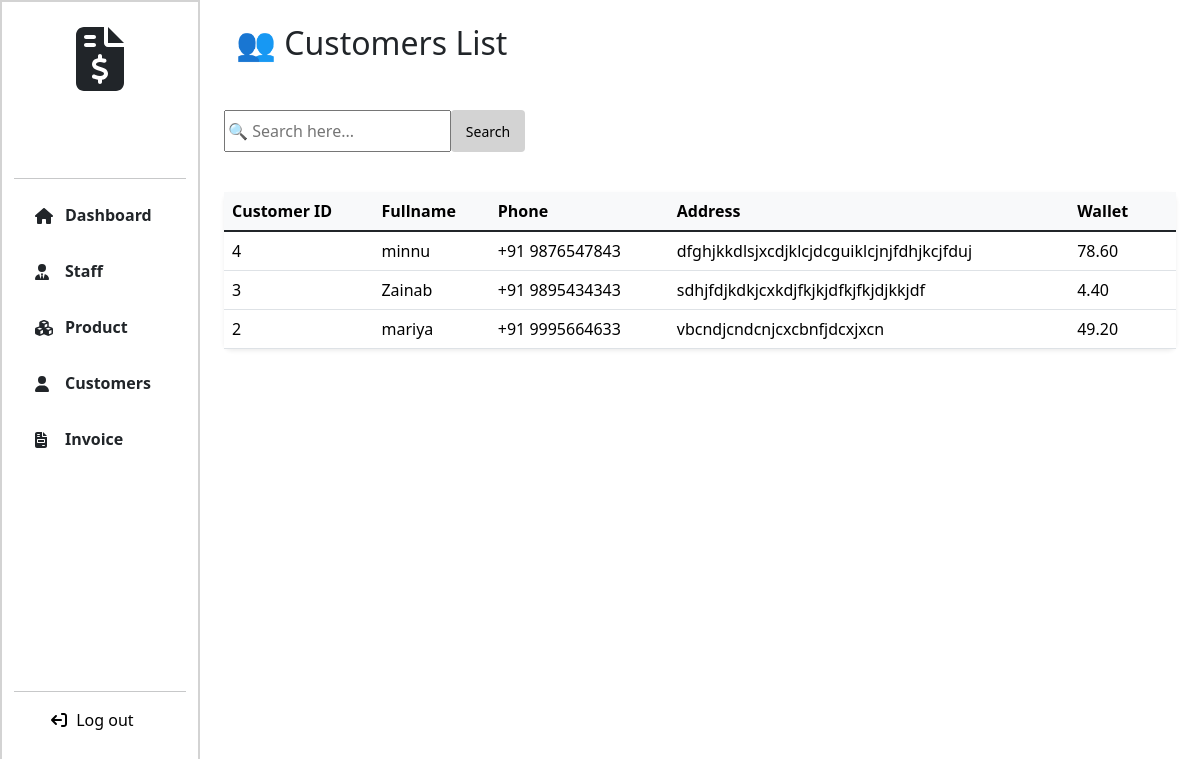
Page /customers (signed in) on the earlier database version.
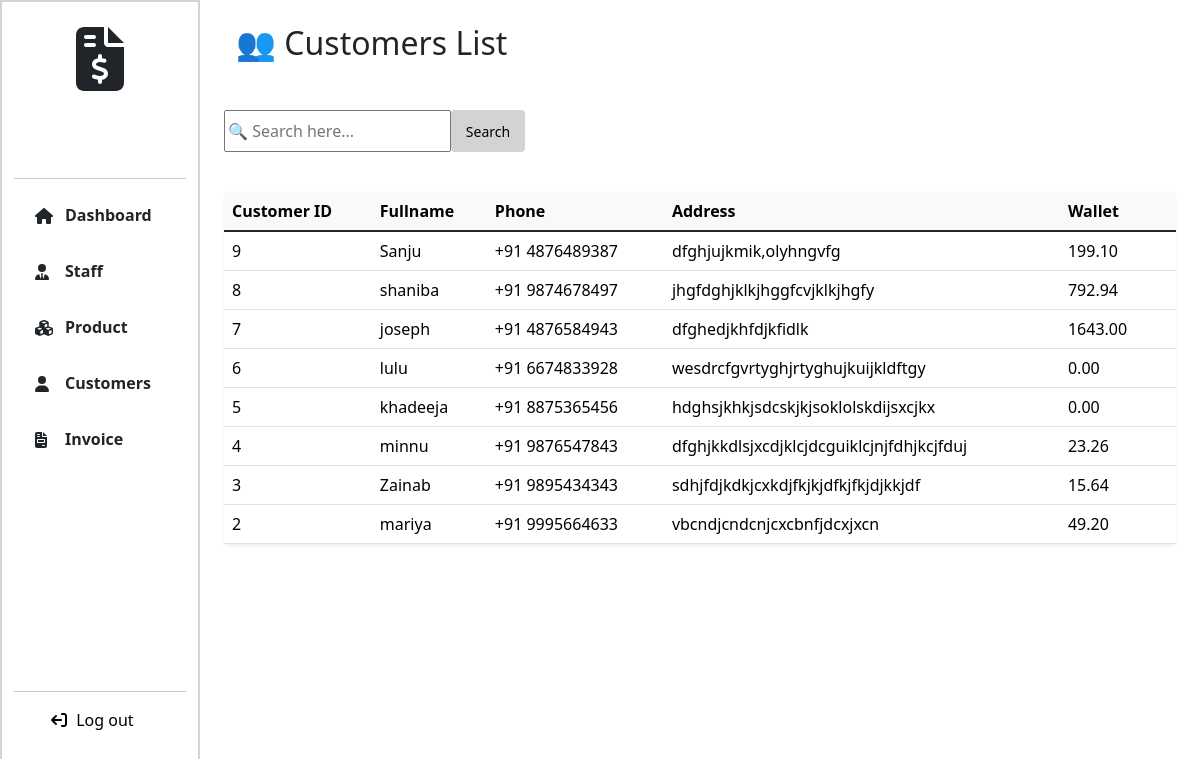
Same page on the later database version.
### Billing_App/models.py (models this page shows, shortened)
class Customer(models.Model):
    fullname = models.CharField(max_length=255)
    phone=models.IntegerField(unique=True)
    address = models.TextField()
    wallet = models.DecimalField(max_digits=10, decimal_places=2, default=Decimal('0.00'))
    credit_limit = models.DecimalField(max_digits=10, decimal_places=2, default=Decimal('1000.00'))

### Billing_App/views.py (the view)
# urls.py: path('customers', views.customers, name="customers"),
@login_required
def customers(request):
  customers = Customer.objects.all().order_by('-id')
  if request.method == "GET":
    search = request.GET.get("search")
    customer = Customer.objects.all().order_by('-id')
    if search:
      customers = Customer.objects.filter(
        Q(fullname__icontains=search) | Q(id__icontains=search) | Q(phone__icontains=search))
    else:
      customers = Customer.objects.all().order_by('-id')
  return render(request, "customers.html", locals())

### templates/customers.html (shortened to what this page needs)
{% extends 'navbar.html' %}
{% load static %}
{% block link %}
<link rel="stylesheet" href="{% static 'css/product.css' %}">
{% endblock %}
{% block content %}
<div class="col-lg-10 col-md-9 col-sm-9 page-col">
  <h2 class="p-4">👥 Customers List</h2>
   <div class="container mt-4">
      <div class="d-flex justify-content-between align-items-center mb-4">
        <form action="{% url 'customers' %}" method="get" class="d-flex">
          <input type="text" id="customer-search" class="search-input" name="search" style="width:80%; height: 42px;" placeholder="🔍 Search here..." autocomplete="off">
          <button type="submit" class="btn btn-product btn-sm" style="width: 26%; margin-top:0; height: 42px; color: black;">Search</button>
        </form>
      </div>
      {% if customers %}
      <div class="card shadow-sm border-0 rounded-3">
        <div class="table-responsive">
          <table class="table table-hover align-middle mb-0">
            <thead class="table-light">
              <tr>
                <th scope="col">Customer ID</th>
                <th scope="col">Fullname</th>
                <th scope="col">Phone</th>
                <th scope="col">Address</th>
                <th scope="col">Wallet</th>
                <th scope="col"> </th>
              </tr>
            </thead>
            <tbody class="table-group-divider">
              {% for customer in customers %}
                <tr>
                  <td class="text-nowrap">{{ customer.id }}</td>
                  <td class="text-nowrap">{{ customer.fullname }}</td>
                  <td class="text-nowrap">+91 {{ customer.phone }}</td>
                  <td class="text-nowrap">{{ customer.address }}</td>
                  <td class="text-nowrap">{{ customer.wallet }}</td>
                  <td class="text-nowrap">{% if customer.wallet < 0%}<a href="{% url 'edit_wallet' customer.id %}" class="btn btn-product">Edit</a> {% endif %}</td>
                </tr>
              {% endfor %}
            </tbody>
          </table>
        </div>
      </div>
      {% else %}
      <div class="alert alert-warning text-center mt-4" role="alert">
        🚫 No Customer Found!
      </div>
   </div>
  {% endif %}
</div>
{% endblock %}

Differences in the rows shown:
added Customer: id "9", fullname "Sanju", phone "4876489387", address "dfghjujkmik,olyhngvfg", wallet "199.10"
added Customer: id "8", fullname "shaniba", phone "9874678497", address "jhgfdghjklkjhggfcvjklkjhgfy", wallet "792.94"
added Customer: id "7", fullname "joseph", phone "4876584943", address "dfghedjkhfdjkfidlk", wallet "1643.00"
added Customer: id "6", fullname "lulu", phone "6674833928", address "wesdrcfgvrtyghjrtyghujkuijkldftgy", wallet "0.00"
added Customer: id "5", fullname "khadeeja", phone "8875365456", address "hdghsjkhkjsdcskjkjsoklolskdijsxcjkx", wallet "0.00"
changed Customer "minnu": wallet "78.60" → "23.26"
changed Customer "Zainab": wallet "4.40" → "15.64"
